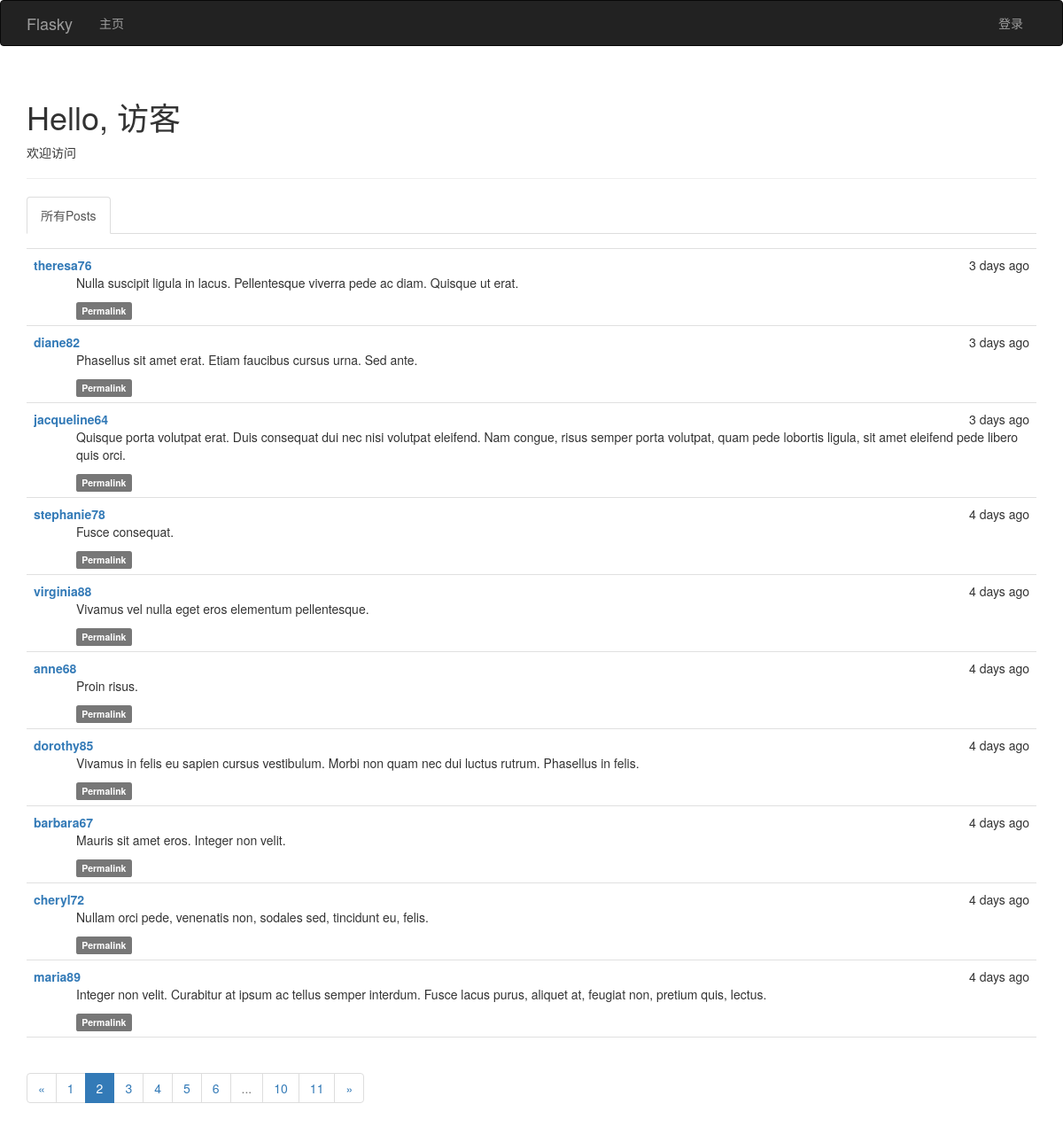
Screenshot of /?page=2 with the database file from the repository.
### app/models.py (models this page shows, shortened)
class Post(db.Model):
    __tablename__ = 'posts'
    id = db.Column(db.Integer, primary_key=True)
    body = db.Column(db.Text)
    timestamp = db.Column(db.DateTime, index=True, default=datetime.utcnow)
    author_id = db.Column(db.Integer, db.ForeignKey('users.id'))
    body_html = db.Column(db.Text)

class User(UserMixin, db.Model):
    __tablename__ = 'users'
    id = db.Column(db.Integer, primary_key=True)
    username = db.Column(db.String(64), unique=True, index=True)
    email = db.Column(db.String(64), unique=True,index=True)
    role_id = db.Column(db.Integer, db.ForeignKey('roles.id'))
    password_hash = db.Column(db.String(128))
    confirmed = db.Column(db.Boolean, default= False)
    name = db.Column(db.String(64))
    location = db.Column(db.String(128))
    about_me = db.Column(db.Text())
    member_since = db.Column(db.DateTime(), default=datetime.utcnow)
    last_seen = db.Column(db.DateTime(), default=datetime.utcnow)
    posts = db.relationship('Post', backref='author', lazy='dynamic')
    followed = db.relationship('Follow', foreign_keys=[Follow.follower_id], backref=db.backref('follower', lazy='joined')
                               , lazy='dynamic', cascade='all,delete-orphan')
    followers = db.relationship('Follow', foreign_keys=[Follow.followed_id], backref=db.backref('followed',lazy='joined')
                                , lazy='dynamic',cascade='all,delete-orphan')
    @property
    def password(self):
        raise AttributeError('password is not a readable attribute')

### app/main/views.py (the view)
@main.route('/',methods=['GET','POST'])
def index():
    form = PostForm()
    if current_user.can(Permission.WRITE_ARTICLES) and form.validate_on_submit():
        post = Post(body=form.body.data, author=current_user._get_current_object())
        db.session.add(post)
        return redirect(url_for('.index'))
    show_followed = False
    if current_user.is_authenticated:
        show_followed = bool(request.cookies.get('show_followed',''))
    if show_followed:
        query = current_user.followed_posts
    else:
        query = Post.query
    page = request.args.get('page',1, type=int)
    pagination = query.order_by(Post.timestamp.desc()).paginate(page,
                per_page=current_app.config['FLASKY_POSTS_PER_PAGE'], error_out=False)
    posts = pagination.items
    return render_template('index.html', form = form, posts=posts, pagination=pagination, show_followed=show_followed)

### app/auth/views.py (called while the page is built)
@auth.before_app_request
def before_request():
    if current_user.is_authenticated:
        current_user.ping()
        if not current_user.confirmed and request.endpoint[:5] != 'auth.':
            return redirect(url_for('auth.unconfirmed'))

### app/main/__init__.py (called while the page is built)
@main.app_context_processor
def inject_permissions():
    return dict(Permission=Permission)

### app/models.py (called while the page is built)
    def can(self, permission):
        return False

    def is_administrator(self):
        return False

### app/templates/index.html (shortened to what this page needs)
{%  extends "base.html" %}
{%  import "bootstrap/wtf.html" as wtf %}
{%  import "_macros.html" as macros %}
{% block page_content %}
    <div class="page-header">
        <h1>Hello, {% if current_user.is_authenticated %}{{ current_user.username }} {% else %} 访客{% endif %} </h1>
        {% if not known %}
            <p>欢迎访问</p>
         {% else %}
            <p>欢迎再次光临！</p>
        {% endif %}
    </div>
    <div class="post-tabs">
        <ul class="nav nav-tabs">
            <li {% if not show_followed %} class="active" {% endif %}> <a href="{{ url_for('.show_all') }}">所有Posts</a></li>
        </ul>
  {%  include '_posts.html' %}
    </div>
    {% if pagination %}
        <div class="pagination">
            {{ macros.pagination_widget(pagination,'.index') }}
        </div>
    {% endif %}
{% endblock %}

### app/templates/_posts.html (shortened to what this page needs)
  <ul class="posts">
        {% for post in posts %}
            <li class="post">
                <div class="post-date">
                    {{ moment(post.timestamp).fromNow() }}
                </div>
                <div class="post-author">
                    <a href="{{ url_for('.user', username=post.author.username) }}">{{ post.author.username }}</a>
                </div>
                <div class="post-content">
                    {% if post.body_html %}
                        {{  post.body_html | safe }}
                    {% else %}
                        {{ post.body }}
                    {% endif %}
                    <div class="post-footer">
                        <a href="{{ url_for('.post', id=post.id) }}">
                            <span class="label label-default">Permalink</span>
                        </a>
                    </div>
                </div>
            </li>
        {% endfor %}
    </ul>

### app/static/style.css (style rules this page uses)
ul.posts { list-style-type: none; padding: 0px; margin: 16px 0px 0px 0px; border-top: 1px solid #e0e0e0; }
ul.posts li.post { padding: 8px; border-bottom: 1px solid #e0e0e0; }
div.post-date { float: right; }
div.post-author { font-weight: bold; }
div.post-content { margin-left: 48px; min-height: 48px; }

### rows the page displays
Post: timestamp "3 days ago", author.username "theresa76", body_html "Nulla suscipit ligula in lacus. Pellentesque viverra pede ac diam. Quisque ut erat."
Post: timestamp "3 days ago", author.username "diane82", body_html "Phasellus sit amet erat. Etiam faucibus cursus urna. Sed ante."
Post: timestamp "3 days ago", author.username "jacqueline64", body_html "Quisque porta volutpat erat. Duis consequat dui nec nisi volutpat eleifend. Nam congue, risus semper porta volutpat, quam pede lobortis ligula, sit amet eleifend pede libero quis orci."
Post: timestamp "4 days ago", author.username "stephanie78", body_html "Fusce consequat."
Post: timestamp "4 days ago", author.username "virginia88", body_html "Vivamus vel nulla eget eros elementum pellentesque."
Post: timestamp "4 days ago", author.username "anne68", body_html "Proin risus."
Post: timestamp "4 days ago", author.username "dorothy85", body_html "Vivamus in felis eu sapien cursus vestibulum. Morbi non quam nec dui luctus rutrum. Phasellus in felis."
Post: timestamp "4 days ago", author.username "barbara67", body_html "Mauris sit amet eros. Integer non velit."
Post: timestamp "4 days ago", author.username "cheryl72", body_html "Nullam orci pede, venenatis non, sodales sed, tincidunt eu, felis."
Post: timestamp "4 days ago", author.username "maria89", body_html "Integer non velit. Curabitur at ipsum ac tellus semper interdum. Fusce lacus purus, aliquet at, feugiat non, pretium quis, lectus."

### other values shown
{{ p }} "1" "3" "4" "5" "6" "10" "11"
{{ p }} "2"
